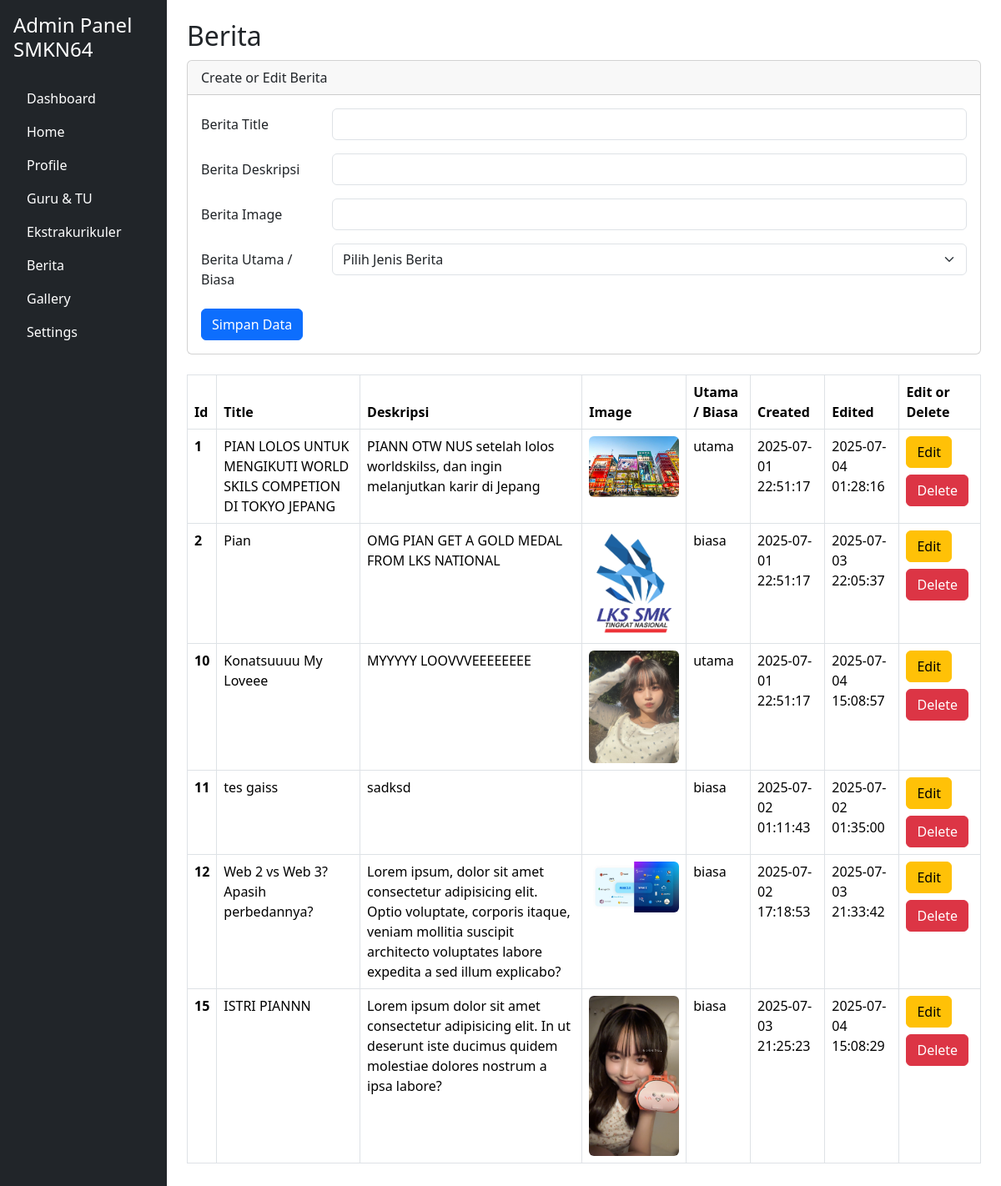
The page /WEP64/admin/berita.php on the database its author committed.
### tables this page shows
CREATE TABLE `tbl_berita` (
  `id` int(11) NOT NULL,
  `berita_title` varchar(255) DEFAULT NULL,
  `berita_deskripsi` text DEFAULT NULL,
  `berita_img` varchar(255) DEFAULT NULL,
  `utama_biasa` enum('utama','biasa') DEFAULT NULL,
  `created_at` datetime NOT NULL DEFAULT current_timestamp(),
  `updated_at` datetime NOT NULL DEFAULT current_timestamp() ON UPDATE current_timestamp()
);

### WEP64/admin/berita.php (the view, shortened to what this page needs)
<?php
include "../koneksi.php";
?>
<?php
$title = "";
$deskripsi = "";
$img = "";
?>
<!DOCTYPE html>
<html lang="en">
<head>
  <link href="https://cdn.jsdelivr.net/npm/bootstrap@5.3.3/dist/css/bootstrap.min.css" rel="stylesheet">
</head>
<body>
  <div class="container-fluid">
    <div class="row">
      <?php include 'side_bar.php' ?>
      <main class="col-md-9 ms-sm-auto col-lg-10 px-md-4 py-4">
        <h2>Berita</h2>
        <div class="max-auto mb-4">
          <div class="card">
            <div class="card-header">
              Create or Edit Berita
            </div>
            <div class="card-body">
              <form action="" method="POST">
                <div class="mb-3 row">
                  <label for="title" class="col-sm-2 col-form-label">Berita Title</label>
                  <div class="col-sm-10">
                    <input type="text" class="form-control" name="title" id="title" value="<?= $title ?>">
                  </div>
                </div>
                <div class="mb-3 row">
                  <label for="deskripsi" class="col-sm-2 col-form-label">Berita Deskripsi</label>
                  <div class="col-sm-10">
                    <input type="text" class="form-control" name="deskripsi" id="deskripsi" value="<?= $deskripsi ?>">
                  </div>
                </div>
                <div class="mb-3 row">
                  <label for="logo" class="col-sm-2 col-form-label">Berita Image</label>
                  <div class="col-sm-10">
                    <input type="text" class="form-control" name="image" id="image" value="<?= $img ?>">
                  </div>
                </div>
                <div class="mb-3 row">
                  <label for="logo" class="col-sm-2 col-form-label">Berita Utama / Biasa</label>
                  <div class="col-sm-10">
                    <select class="form-select" name="ub" id="ub" aria-label="Default select example">
                      <option selected>Pilih Jenis Berita</option>
                    </select>
                  </div>
                </div>
                <div class="col-12">
                  <input type="submit" name="simpan" value="Simpan Data" class="btn btn-primary">
                </div>
              </form>
            </div>
          </div>
        </div>
        <table class="table table-bordered">
          <thead>
            <tr>
              <th scope="col">Id</th>
              <th scope="col">Title</th>
              <th scope="col">Deskripsi</th>
              <th scope="col">Image</th>
              <th scope="col">Utama / Biasa</th>
              <th scope="col">Created</th>
              <th scope="col">Edited</th>
              <th scope="col">Edit or Delete</th>
            </tr>
          </thead>
          <?php
          $sql = "SELECT * from tbl_berita";
          $query = mysqli_query($conn, $sql);
          while ($berita = mysqli_fetch_array($query)) {
          ?>
            <tbody>
              <tr>
                <th scope="row"><?= $berita['id'] ?></th>
                <td><?= $berita['berita_title'] ?></td>
                <td><?= $berita['berita_deskripsi'] ?></td>
                <td>
                  <img class="img rounded" src="../<?= $berita['berita_img'] ?>" alt="">
                </td>
                <td><?= $berita['utama_biasa'] ?></td>
                <td><?= $berita['created_at'] ?></td>
                <td><?= $berita['updated_at'] ?></td>
                <td>
                  <a href="berita.php?op=edit&id=<?= $berita['id'] ?>">
                    <div class="btn btn-warning mb-2">Edit</div>
                  </a>
                  <a href="berita.php?op=delete&id=<?= $berita['id'] ?>" onclick="return confirm('Yakin Mau Hapus Data?')">
                    <div class="btn btn-danger">Delete</div>
                  </a>
                </td>
              </tr>
            </tbody>
          <?php
          }
          ?>
        </table>
</body>
</html>

### WEP64/admin/berita.php (style rules this page uses)
body { min-height: 100vh; }
.card { margin-top: 10px; }
.img { width: 108px; height: auto; }

### rows shown on the page
tbl_berita: id "1", berita_title "PIAN LOLOS UNTUK MENGIKUTI WORLD SKILS COMPETION DI TOKYO JEPANG", berita_deskripsi "PIANN OTW NUS setelah lolos worldskilss, dan ingin melanjutkan karir di Jepang", berita_img (picture), utama_biasa "utama", created_at "2025-07-01 22:51:17", updated_at "2025-07-04 01:28:16"
tbl_berita: id "2", berita_title "Pian", berita_deskripsi "OMG PIAN GET A GOLD MEDAL FROM LKS NATIONAL", berita_img (picture), utama_biasa "biasa", created_at "2025-07-01 22:51:17", updated_at "2025-07-03 22:05:37"
tbl_berita: id "10", berita_title "Konatsuuuu My Loveee", berita_deskripsi "MYYYYY LOOVVVEEEEEEEE", berita_img (picture), utama_biasa "utama", created_at "2025-07-01 22:51:17", updated_at "2025-07-04 15:08:57"
tbl_berita: id "11", berita_title "tes gaiss", berita_deskripsi "sadksd", utama_biasa "biasa", created_at "2025-07-02 01:11:43", updated_at "2025-07-02 01:35:00"
tbl_berita: id "12", berita_title "Web 2 vs Web 3? Apasih perbedannya?", berita_deskripsi "Lorem ipsum, dolor sit amet consectetur adipisicing elit. Optio voluptate, corporis itaque, veniam mollitia suscipit architecto voluptates labore expedita a sed illum explicabo?", berita_img (picture), utama_biasa "biasa", created_at "2025-07-02 17:18:53", updated_at "2025-07-03 21:33:42"
tbl_berita: id "15", berita_title "ISTRI PIANNN", berita_deskripsi "Lorem ipsum dolor sit amet consectetur adipisicing elit. In ut deserunt iste ducimus quidem molestiae dolores nostrum a ipsa labore?", berita_img (picture), utama_biasa "biasa", created_at "2025-07-03 21:25:23", updated_at "2025-07-04 15:08:29"
